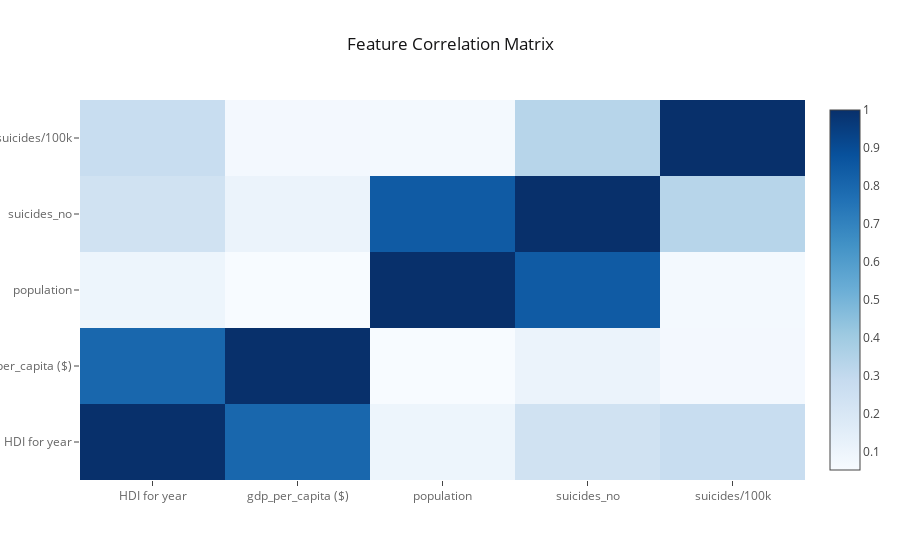

The notebook cell saved with this chart:
### Code cell
df_2010_piv.corr().iplot(kind='heatmap',colorscale="Blues", title="Feature Correlation Matrix")

### Figure 1 — Plotly figure (JSON) as saved in the notebook; plotly's stock layout.template omitted (floating-point values rounded to 4 significant figures)
{"data": [{"colorscale": [[0, "rgb(247,251,255)"], [0.125, "rgb(222,235,247)"], [0.25, "rgb(198,219,239)"], [0.375, "rgb(158,202,225)"], [0.5, "rgb(107,174,214)"], [0.625, "rgb(66,146,198)"], [0.75, "rgb(33,113,181)"], [0.875, "rgb(8,81,156)"], [1, "rgb(8,48,107)"]], "type": "heatmap", "uid": "0d33b03a-d175-494f-8707-bc4d1457e717", "x": ["HDI for year", "gdp_per_capita ($)", "population", "suicides_no", "suicides/100k"], "y": ["HDI for year", "gdp_per_capita ($)", "population", "suicides_no", "suicides/100k"], "z": [[1, 0.7992, 0.1001, 0.2397, 0.2777], [0.7992, 1, 0.05285, 0.1088, 0.07244], [0.1001, 0.05285, 1, 0.8429, 0.0708], [0.2397, 0.1088, 0.8429, 1, 0.3344], [0.2777, 0.07244, 0.0708, 0.3344, 1]], "zmax": 1, "zmin": 0.05285}], "layout": {"legend": {"bgcolor": "#FFFFFF", "font": {"color": "#666666"}}, "paper_bgcolor": "#FFFFFF", "plot_bgcolor": "#E5E5E5", "title": {"font": {"color": "#151516"}, "text": "Feature Correlation Matrix"}, "xaxis": {"gridcolor": "#F6F6F6", "showgrid": true, "tickfont": {"color": "#666666"}, "title": {"font": {"color": "#666666"}, "text": ""}, "zerolinecolor": "#F6F6F6"}, "yaxis": {"gridcolor": "#F6F6F6", "showgrid": true, "tickfont": {"color": "#666666"}, "title": {"font": {"color": "#666666"}, "text": ""}, "zerolinecolor": "#F6F6F6"}}}
